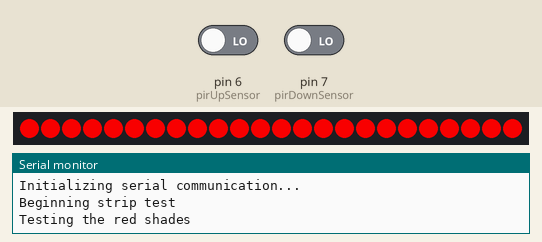
Simulated run of this sketch. Board: Arduino Uno, built with avr-gcc and run on an emulated ATmega328P. Shown: 24 RGB LEDs in strip order, left to right, the last lines printed to the serial monitor. The test bench sets the inputs (shaded band); at power-on: pin 6 (pirUpSensor) LOW, pin 7 (pirDownSensor) LOW.

Above: at 3.3 s.
At 9.2 s:
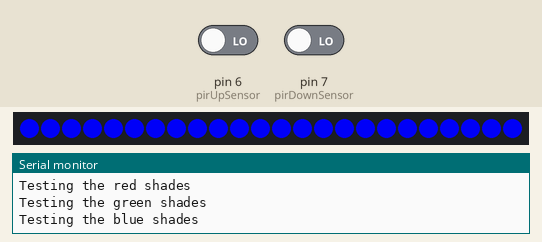
14.3 s: pin 6 (pirUpSensor) driven HIGH
At 14.8 s:
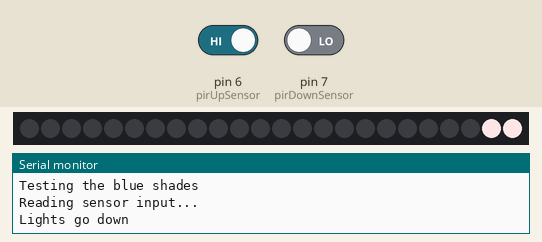
At 20.0 s:
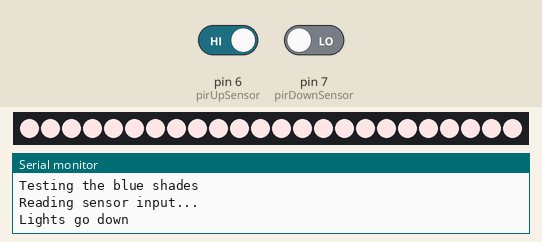
Timing chart, 0 to 21.5 s (numbered marks = the images above; inputs shaded):
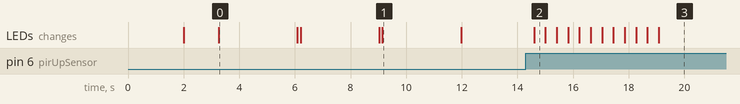

The sketch:

ArduinoLights.ino
```cpp
#include <Adafruit_WS2801.h>

uint8_t num_LEDs = 24;
uint8_t led_stairs = 2;
uint8_t clockPin = 2;
uint8_t dataPin = 3;
uint8_t pirUpSensor = 6;
uint8_t pirDownSensor = 7;
uint32_t color = 0;
uint8_t sensorStatus = 0;

#define GO_UP -1            // Direction control - Arduino at top of stairs
#define GO_DOWN 1           // Direction control - Arduino at top of stairs

Adafruit_WS2801 strip = Adafruit_WS2801(num_LEDs, dataPin, clockPin);

uint32_t getColor(uint8_t r, uint8_t g, uint8_t b)
{
  return ((((r << 8) | g) << 8) | b);
}

void lights(int8_t, boolean);
void stripClear();

void setup() {
  Serial.begin(9600);
  Serial.println("Initializing serial communication...");

  delay(2000); // Power Up 3 second safety delay.

  // Prepare sensors for read
  pinMode(pirDownSensor, INPUT); // 7
  pinMode(pirUpSensor, INPUT);  // 6

  // Initialize strip
  strip.begin();
  strip.show();

  stripClear();

  delay(1000);

  // Run bootup test - Tests every color
  welcomeTestStrip();

  Serial.println("Reading sensor input...");

  delay(1000);
}

void loop() {
  sensorStatus = digitalRead(pirDownSensor);

  if (sensorStatus == HIGH) {
    lightUp();
    stripClear();
  }

  sensorStatus = digitalRead(pirUpSensor);

  if (sensorStatus == HIGH) {
    lightDown();
    stripClear();
  }

  delay(250);
}

void welcomeTestStrip() {
  stripClear();

  Serial.println("Beginning strip test");

  testReds();

  delay(750);

  stripClear();

  delay(25);

  testGreens();

  delay(750);

  stripClear();

  delay(25);

  testBlues();

  delay(750);

  // Test complete - shut down the strip
  stripClear();

  delay(25);
}

void testReds() {
  Serial.println("Testing the red shades");

  for (uint16_t i = 0; i < num_LEDs; i++) {
    strip.setPixelColor(i, 230, 0, 0);
    strip.show();
  }

  delay(2000);
}

void testGreens() {
  Serial.println("Testing the green shades");

  for (uint16_t i = 0; i < num_LEDs; i++) {
    strip.setPixelColor(i, 0, 230, 0);
    strip.show();
  }

  delay(2000);
}

void testBlues() {
  Serial.println("Testing the blue shades");

  for (uint16_t i = 0; i < num_LEDs; i++) {
    strip.setPixelColor(i, 0, 0, 230);
    strip.show();
  }

  delay(2000);
}

void stripClear() {
  stripColor(0);
}

void stripColor(uint32_t color) {
  for(uint16_t i = 0; i < num_LEDs; i++) {
    strip.setPixelColor(i, color);
    strip.show();
  }
}

void lightUp() {
  stripClear();

  Serial.println("Lights go up");

  lights(GO_UP, true); // Turn the lights on with delays

  delay(10000); // Wait for 10 seconds to allow the person to climb up

  lights(GO_UP, false); // Turn the lights off with delays
}

void lightDown() {
  stripClear();

  Serial.println("Lights go down");

  lights(GO_DOWN, true); // Turn the lights on

  delay(15000); // Wait for 15 seconds to allow the person to climb down

  lights(GO_DOWN, false); // Turn the lights off
}

void lights(int8_t order, boolean mode = true) {
  int i = 0;

  color = mode ? getColor(230, 230, 230) : 0; // This is the lightup color

  if (order == GO_UP) {
    for (i = 0; i < num_LEDs; i++) {
      strip.setPixelColor(i, color);
      strip.show();

      if (i % led_stairs) {
        delay(500);
      }
    }
  }
  else if (order == GO_DOWN) {
    for (i = (num_LEDs - 1); i >= 0; i--) {
      strip.setPixelColor(i, color);
      strip.show();

      if (i % led_stairs == 0) {
        delay(400);
      }
    }
  }
}
```

Measured:
- after the input at 14.3 s, the LEDs: change after 0.30 s (image 2)
- what the display in image 0 shows lasts 2.8 s, from 3.3 s to 6.1 s
- what the display in image 2 shows lasts 0.4 s, from 14.6 s to 15.0 s
